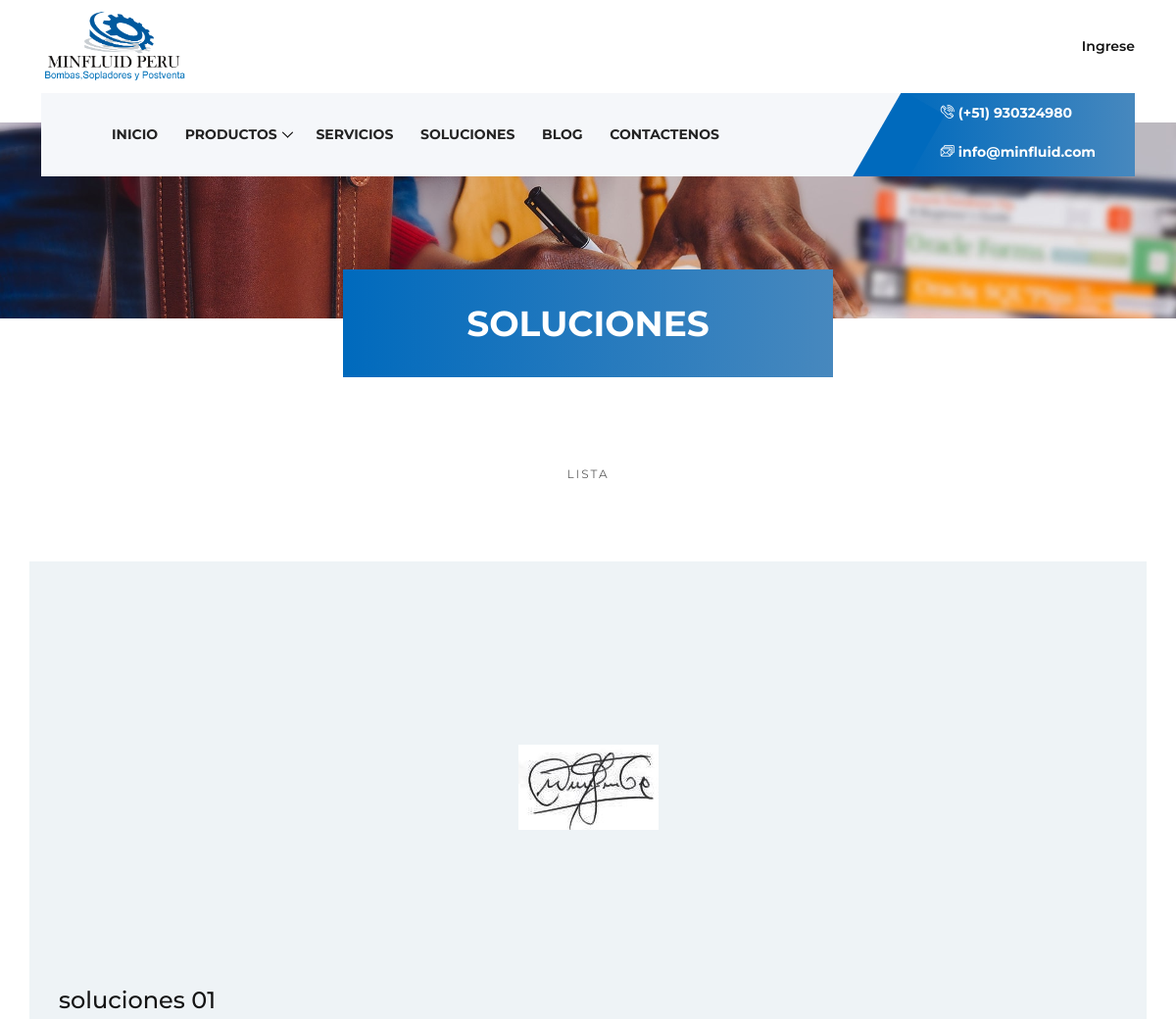
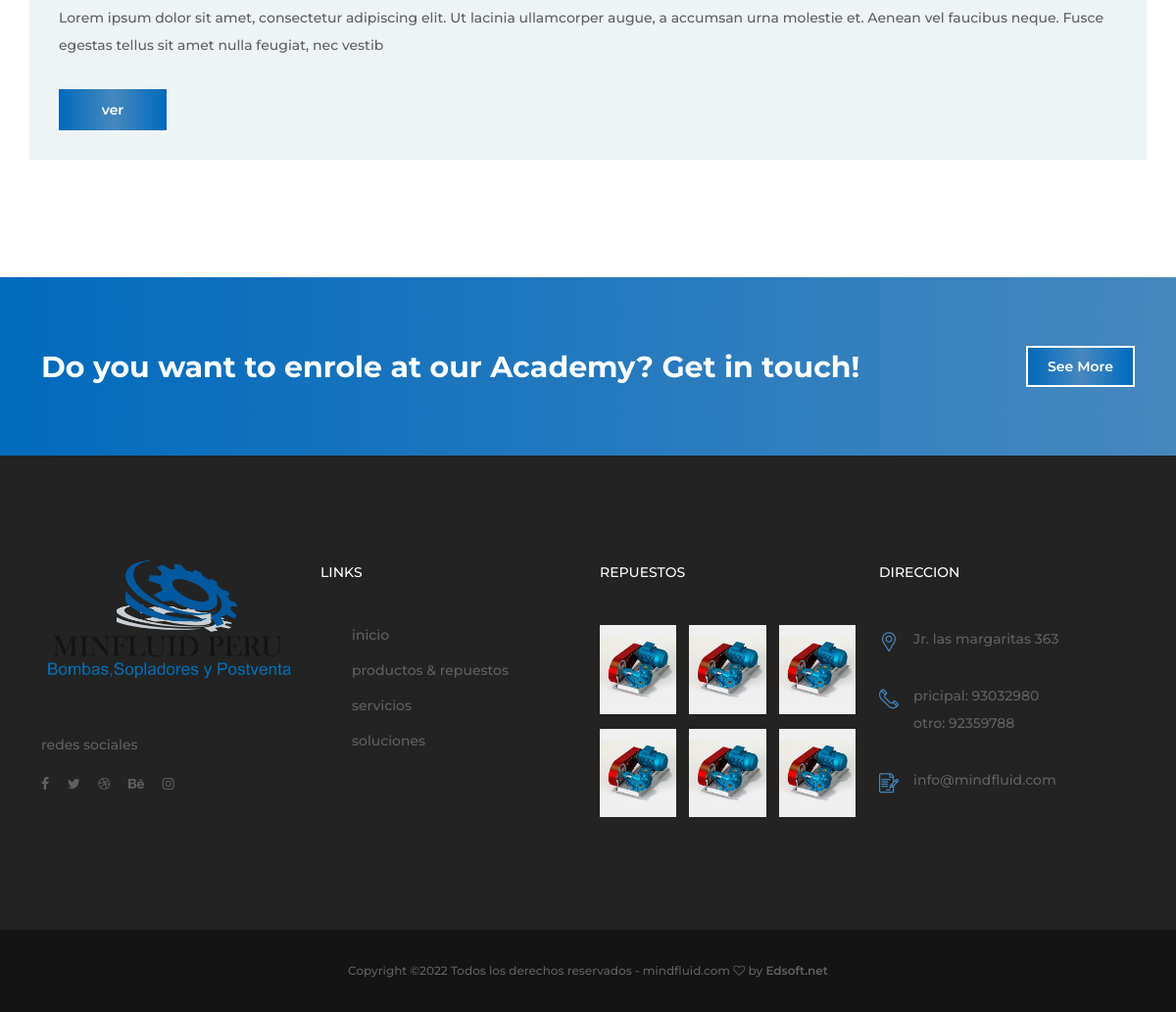
Screenshot of /prin/soluciones.php with the database file from the repository (2 pictures, top to bottom).
### tables this page shows
CREATE TABLE `contenido` (
  `idblog` int(11) NOT NULL AUTO_INCREMENT,
  `tipo` varchar(100) NOT NULL,
  `portada` varchar(500) NOT NULL,
  `titulo` varchar(250) NOT NULL,
  `seo` varchar(200) DEFAULT NULL,
  `contenido` text NOT NULL,
  `fecpublicacion` date NOT NULL,
  `estado` tinyint(4) NOT NULL DEFAULT 0,
  PRIMARY KEY (`idblog`)
);

### prin/controller/soluciones.php (called while the page is built)
<?php
require '../config/conexion.php';
$solucion = isset($_GET['id']) ? $_GET['id'] : "";
if (empty($solucion)) {
    $consultaSolucion = "select * from contenido where tipo='soluciones'";
    $respuestaSolucion = ejecutarConsulta($consultaSolucion);
} else {
    $consultaSolucion = "select * from contenido where idblog='$solucion'";
    $traerSolucion = ejecutarConsulta($consultaSolucion);
}
?>

### config/conexion.php (called while the page is built, shortened)
<?php
$conexion = new mysqli(DB_HOST, DB_USERNAME, DB_PASSWORD, DB_NAME);
mysqli_query($conexion, 'SET NAMES "' . DB_ENCODE . '"');
if (!function_exists('ejecutarConsulta')) {
    function ejecutarConsulta($sql) {
        global $conexion;
        $query = $conexion->query($sql) or die(mysql_error());
        return $query;
    }
}
?>

### prin/soluciones.php (the view, shortened to what this page needs)
<?php
require './layout/header.php';
require './controller/soluciones.php';
?>
<div class="breadcumb-area bg-img" style="background-image: url(img/bg-img/breadcumb.jpg);">
    <div class="bradcumbContent">
        <h2>SOLUCIONES</h2>
    </div>
</div>
<div class="top-popular-courses-area mt-50 section-padding-100-70">
    <div class="container">
        <div class="row">
            <div class="col-12">
                <div class="section-heading text-center mx-auto wow fadeInUp" data-wow-delay="300ms">
                    <?php
                    if (empty($solucion)) {
                        echo '<span>Lista</span>';
                    } else {
                        echo '<span>|Solucion|</span>';
                    }
                    ?>
                </div>
            </div>
        </div>
        <div class="row">
            <div class="col-md-12">
                <div class="row">
                    <?php
                    if (empty($solucion)) {
                        if (mysqli_num_rows($respuestaSolucion) > 0) {
                            while ($res = mysqli_fetch_assoc($respuestaSolucion)) {
                                ?>
                                <div class="single-blog-post mb-50 wow fadeInUp" data-wow-delay="400ms">
                                    <div class="blog-post-thumb ">
                                        <img class="imgserv1" src="../admin/files/contenido/<?php echo $res['portada']; ?>" alt="">
                                    </div>
                                    <a href="#" class="post-title"><?php echo $res['titulo']; ?></a>
                                    <p><?php echo $res['seo']; ?></p>
                                    <a href="soluciones.php?id=<?php echo $res['idblog']; ?>" class="btn academy-btn btn-sm mt-15">ver</a>
                                </div>
                                <?php
                            }
                        } else {
                            echo "<p class='ml-50 mt-100'>No hay resultados que mostrar.</p>";
                        }
                    }
                    ?>
                </div>
            </div>
        </div>
    </div>
</div>
<?php
require './layout/footer.php';
?>

### prin/style.css (style rules this page uses)
* { margin: 0; padding: 0; }
body { font-family: "Montserrat", sans-serif; font-size: 14px; }
h1, h2, h3, h4, h5, h6 { color: #242424; line-height: 1.3; font-weight: 700; }
p { color: #606060; font-size: 14px; line-height: 2; font-weight: 500; }
a, a:hover, a:focus { -webkit-transition-duration: 500ms; transition-duration: 500ms; text-decoration: none; outline: 0 solid transparent; color: #141414; font-weight: 600; font-size: 14px; }
img { height: auto; max-width: 100%; }
.imgserv1 { object-fit: scale-down; height: 50vh; width: 100%; }
.mt-15 { margin-top: 15px !important; }
.mt-50 { margin-top: 50px !important; }
.mb-50 { margin-bottom: 50px !important; }
.section-padding-100-70 { padding-top: 100px; padding-bottom: 70px; }
.section-heading { position: relative; z-index: 1; max-width: 600px; margin-bottom: 80px !important; }
.section-heading span { color: #606060; font-size: 12px; text-transform: uppercase; margin-bottom: 15px; display: block; letter-spacing: 2px; }
.bg-img { background-position: center center; background-size: cover; background-repeat: no-repeat; }
.academy-btn { display: inline-block; min-width: 160px; height: 65px; color: #ffffff; border: none; border-radius: 0; padding: 0 40px; font-size: 14px; line-height: 65px; -webkit-transition: all 500ms; transition: all 500ms; background: #006ABD; background-image: -webkit-linear-gradient(left, #006ABD 0%, #4788BE 51%, #006ABD 100%); background-image: linear-gradient(to right, #006ABD 0%, #4788BE 51%, #006ABD 100%); font-weight: 600; }
.academy-btn.btn-sm { min-width: 110px; padding: 0 20px; height: 42px; line-height: 42px; }
.breadcumb-area { position: relative; z-index: 10; width: 100%; height: 200px; }
.breadcumb-area .bradcumbContent { width: 500px; height: 110px; background: #006ABD; background: -webkit-linear-gradient(to right, #006ABD, #4788BE); background: linear-gradient(to right, #006ABD, #4788BE); position: absolute; bottom: -60px; -webkit-transform: translateX(-50%); transform: translateX(-50%); left: 50%; z-index: 30; }
.breadcumb-area .bradcumbContent h2 { text-align: center; line-height: 110px; font-size: 36px; color: #ffffff; }
.single-blog-post { background-color: #eef3f6; padding: 30px; }
.single-blog-post .post-title { font-size: 24px; display: block; font-weight: 500; margin-bottom: 5px; }

### rows the page displays
contenido: portada (picture), titulo "soluciones 01", seo "Lorem ipsum dolor sit amet, consectetur adipiscing elit. Ut lacinia ullamcorper augue, a accumsan urna molestie et. Aenean vel faucibus neque. Fusce egestas tellus sit amet nulla feugiat, nec vestib"
